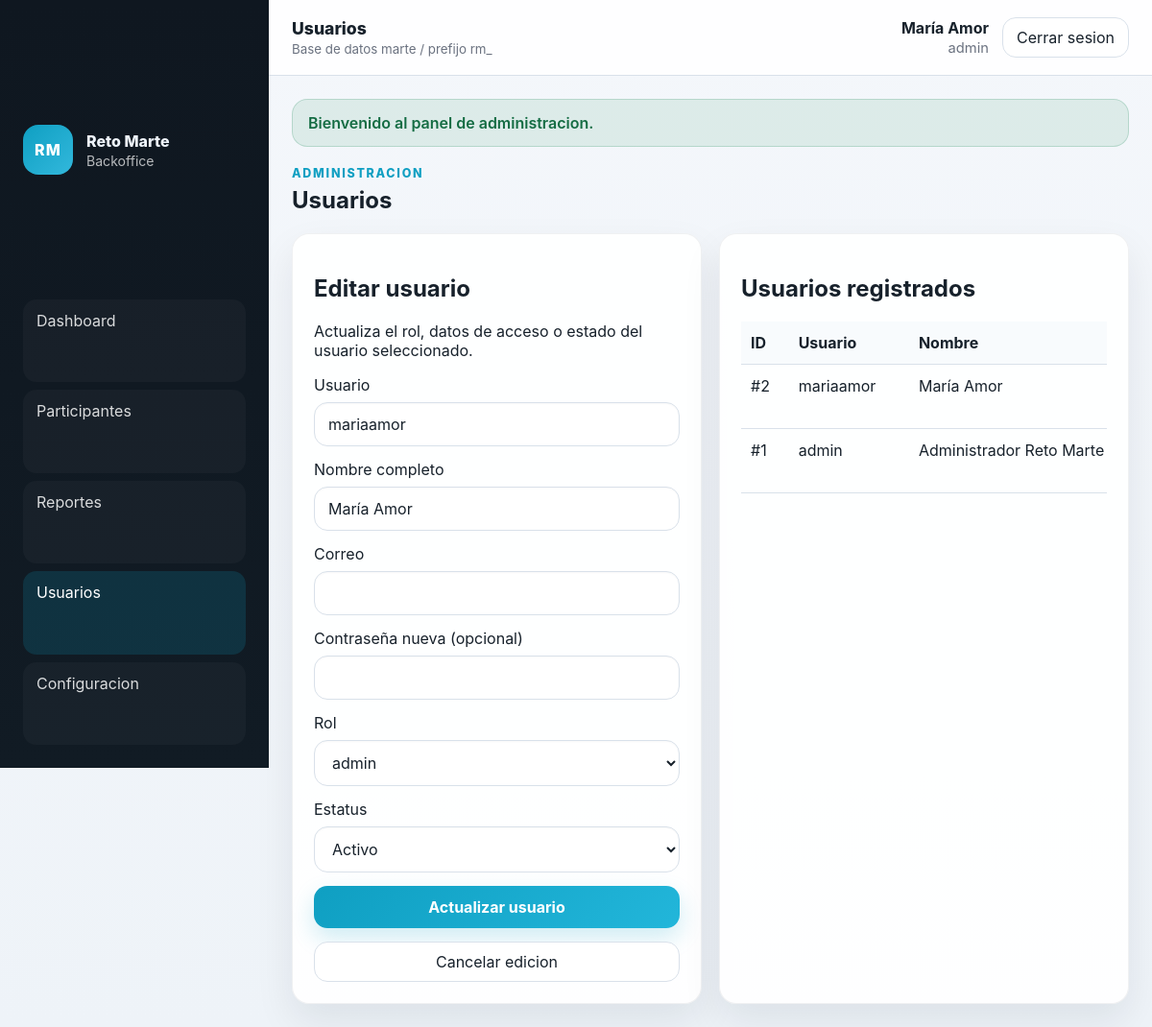
The page /admin/index.php?route=users&edit=2 (signed in) on the database its author committed.
### tables this page shows
CREATE TABLE `rm_usuarios` (
  `rm_user_id` bigint(20) UNSIGNED NOT NULL,
  `username` varchar(80) NOT NULL,
  `password_hash` varchar(255) NOT NULL,
  `full_name` varchar(150) NOT NULL,
  `email` varchar(190) DEFAULT NULL,
  `role_name` enum('superadmin','admin','editor') NOT NULL DEFAULT 'admin',
  `is_active` tinyint(1) NOT NULL DEFAULT 1,
  `last_login_at` timestamp NULL DEFAULT NULL,
  `created_at` timestamp NOT NULL DEFAULT current_timestamp(),
  `updated_at` timestamp NOT NULL DEFAULT current_timestamp() ON UPDATE current_timestamp()
);

### admin/app/helpers.php (called while the page is built, shortened)
<?php
function admin_h(?string $value): string
{
    return htmlspecialchars((string)$value, ENT_QUOTES, 'UTF-8');
}
function admin_url(string $route, array $params = []): string
{
    $query = array_merge(['route' => $route], $params);
    return 'index.php?' . http_build_query($query);
}
function admin_asset(string $path): string
{
    return 'assets/' . ltrim($path, '/');
}
function admin_flash_get(): ?array
{
    $flash = $_SESSION['_rm_flash'];
    return is_array($flash) ? $flash : null;
}
function admin_current_user(): ?array
{
    return isset($_SESSION['rm_admin_user']) && is_array($_SESSION['rm_admin_user']) ? $_SESSION['rm_admin_user'] : null;
}
function admin_render(string $view, array $data = []): void
{
    extract($data, EXTR_SKIP);
    $viewFile = RM_VIEWS_PATH . '/' . $view . '.php';
    include $viewFile;
    $content = ob_get_clean();
    $layoutFile = RM_VIEWS_PATH . '/layout.php';
    include $layoutFile;
}

### admin/app/controllers/BackofficeController.php (called while the page is built, shortened)
<?php
class BackofficeController
{
    public function users(): void
    {
        $currentUser = admin_current_user();
        $editUserId = (int) ($_GET['edit'] ?? 0);
        $editUser = $editUserId > 0 ? $this->model->findUserById($editUserId) : null;
        admin_render('users/index', [
            'pageTitle' => 'Usuarios',
            'route' => 'users',
            'users' => $this->model->listUsers(),
            'editUser' => $editUser,
            'availableRoles' => ['admin', 'superadmin', 'editor'],
            'currentUser' => $currentUser,
        ]);
    }
}

### admin/index.php (called while the page is built, shortened)
<?php
$pdo = rm_get_pdo();
$model = new BackofficeModel($pdo);
$authController = new AuthController($model);
$backofficeController = new BackofficeController($model);
$route = $_GET['route'] ?? (admin_is_logged_in() ? 'dashboard' : 'login');
$routes = [
	'login' => [$authController, 'showLogin'],
	'authenticate' => [$authController, 'login'],
	'logout' => [$authController, 'logout'],
	'dashboard' => [$backofficeController, 'dashboard'],
	'participants' => [$backofficeController, 'participants'],
	'participant_show' => [$backofficeController, 'participantShow'],
	'reports' => [$backofficeController, 'reports'],
	'export' => [$backofficeController, 'export'],
	'users' => [$backofficeController, 'users'],
	'settings' => [$backofficeController, 'settings'],
	'not_found' => [$backofficeController, 'notFound'],
];
$action = $routes[$route] ?? $routes['not_found'];
call_user_func($action, $route);

### admin/app/models/BackofficeModel.php (called while the page is built, shortened)
<?php
class BackofficeModel
{
    public function findUserById(int $userId): ?array
    {
        $stmt = $this->pdo->prepare('SELECT rm_user_id, username, full_name, email, role_name, is_active, last_login_at, created_at FROM rm_usuarios WHERE rm_user_id = :id LIMIT 1');
        $stmt->execute(['id' => $userId]);
        $user = $stmt->fetch();
        return $user ?: null;
    }
    public function listUsers(): array
    {
        $stmt = $this->pdo->query('SELECT rm_user_id, username, full_name, email, role_name, is_active, last_login_at, created_at FROM rm_usuarios ORDER BY rm_user_id DESC');
        return $stmt->fetchAll();
    }
}

### admin/app/views/users/index.php (the view, shortened to what this page needs)
<section class="page-head">
  <div>
    <p class="eyebrow">Administracion</p>
    <h1>Usuarios</h1>
  </div>
</section>
<?php
$editing = is_array($editUser ?? null);
$roles = is_array($availableRoles ?? null) ? $availableRoles : ['admin', 'superadmin', 'editor'];
?>
<section class="panel-grid">
  <article class="panel-card">
    <h2><?= $editing ? 'Editar usuario' : 'Crear usuario' ?></h2>
    <p><?= $editing ? 'Actualiza el rol, datos de acceso o estado del usuario seleccionado.' : 'Este modulo queda listo para ampliar accesos al backoffice.' ?></p>
    <form method="post" action="<?= admin_url('users') ?>" class="stack-form">
      <label><span>Usuario</span><input type="text" name="username" value="<?= admin_h($editUser['username'] ?? '') ?>" required /></label>
      <label><span>Nombre completo</span><input type="text" name="full_name" value="<?= admin_h($editUser['full_name'] ?? '') ?>" required /></label>
      <label><span>Correo</span><input type="email" name="email" value="<?= admin_h($editUser['email'] ?? '') ?>" /></label>
      <label><span>Contraseña<?= $editing ? ' nueva (opcional)' : '' ?></span><input type="password" name="password" <?= $editing ? '' : 'required' ?> /></label>
      <label><span>Rol</span>
        <select name="role_name">
          <?php foreach ($roles as $role): ?>
            <option value="<?= admin_h($role) ?>" <?= ($editUser['role_name'] ?? 'admin') === $role ? 'selected' : '' ?>><?= admin_h($role) ?></option>
          <?php endforeach; ?>
        </select>
      </label>
      <?php if ($editing): ?>
        <label><span>Estatus</span>
          <select name="is_active">
            <option value="1" <?= ((int) ($editUser['is_active'] ?? 1) === 1) ? 'selected' : '' ?>>Activo</option>
          </select>
        </label>
      <?php endif; ?>
      <button type="submit"><?= $editing ? 'Actualizar usuario' : 'Guardar usuario' ?></button>
      <?php if ($editing): ?>
        <a class="secondary-link" href="<?= admin_url('users') ?>">Cancelar edicion</a>
      <?php endif; ?>
    </form>
  </article>
  <article class="panel-card">
    <h2>Usuarios registrados</h2>
    <div class="table-scroll compact">
      <table>
        <thead><tr><th>ID</th><th>Usuario</th><th>Nombre</th><th>Rol</th><th>Activo</th><th>Ultimo acceso</th><th>Acciones</th></tr></thead>
        <tbody>
          <?php foreach ($users as $user): ?>
            <tr>
              <td>#<?= admin_h((string) $user['rm_user_id']) ?></td>
              <td><?= admin_h($user['username']) ?></td>
              <td><?= admin_h($user['full_name']) ?></td>
            </tr>
          <?php endforeach; ?>
        </tbody>
      </table>
    </div>
  </article>
</section>

### admin/app/views/layout.php (shortened to what this page needs)
<!doctype html>
<html lang="es">
<head>
  <link rel="stylesheet" href="<?= admin_asset('admin.css') ?>" />
</head>
<body class="admin-shell">
  <div class="admin-app">
    <aside class="sidebar" id="sidebar">
      <div class="brand-block">
        <div class="brand-mark">RM</div>
        <div>
          <strong>Reto Marte</strong>
          <span>Backoffice</span>
        </div>
      </div>
      <nav class="sidebar-nav">
        <a class="<?= ($route ?? '') === 'dashboard' ? 'active' : '' ?>" href="<?= admin_url('dashboard') ?>">Dashboard</a>
        <a class="<?= ($route ?? '') === 'participants' ? 'active' : '' ?>" href="<?= admin_url('participants') ?>">Participantes</a>
        <a class="<?= ($route ?? '') === 'reports' ? 'active' : '' ?>" href="<?= admin_url('reports') ?>">Reportes</a>
        <a class="<?= ($route ?? '') === 'users' ? 'active' : '' ?>" href="<?= admin_url('users') ?>">Usuarios</a>
        <a class="<?= ($route ?? '') === 'settings' ? 'active' : '' ?>" href="<?= admin_url('settings') ?>">Configuracion</a>
      </nav>
    </aside>
    <div class="admin-main">
      <header class="topbar">
        <div class="topbar-title">
          <span><?= admin_h($pageTitle ?? 'Panel') ?></span>
          <small>Base de datos marte / prefijo rm_</small>
        </div>
        <div class="topbar-user">
          <div class="user-meta">
            <strong><?= admin_h($currentUser['full_name'] ?? 'Administrador') ?></strong>
            <span><?= admin_h($currentUser['role_name'] ?? 'admin') ?></span>
          </div>
          <a class="logout-link" href="<?= admin_url('logout') ?>">Cerrar sesion</a>
        </div>
      </header>
      <main class="content-wrap">
        <?php if ($flash = admin_flash_get()): ?>
          <div class="flash flash-<?= admin_h($flash['type'] ?? 'info') ?>"><?= admin_h($flash['message'] ?? '') ?></div>
        <?php endif; ?>
        <?= $content ?>
      </main>
    </div>
  </div>
</body>
</html>

### rows shown on the page
rm_usuarios: full_name "María Amor", role_name "admin", username "mariaamor", is_active "Activo", rm_user_id "2"
rm_usuarios: rm_user_id "1", username "admin", full_name "Administrador Reto Marte"

### other values the page prints
admin_h($pageTitle ?? 'Panel') "Usuarios"
admin_h($flash['message'] ?? '') "Bienvenido al panel de administracion."
